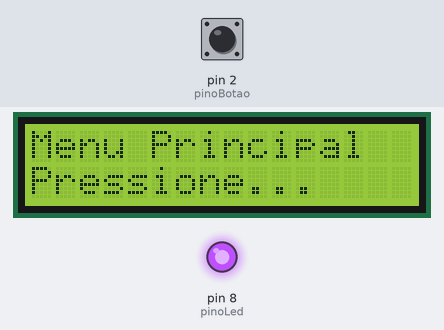
This sketch was run on a simulated Arduino Uno, built with avr-gcc and run on an emulated ATmega328P. Parts: 16×2 character LCD, output pins drawn as LEDs (lit = HIGH). The test bench sets the inputs (shaded band); at power-on: pin 2 (pinoBotao) HIGH.

Above: at 1.2 s.
1.3 s: pin 2 (pinoBotao) pulled LOW for 0.15 s
At 2.5 s:
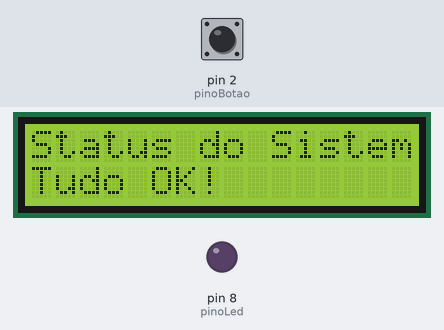
4.4 s: pin 2 (pinoBotao) pulled LOW for 1 s
At 6.9 s:
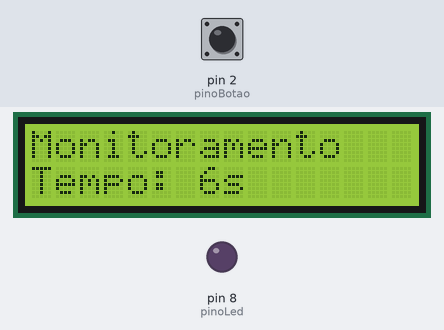
7.6 s: pin 2 (pinoBotao) pulled LOW for 0.15 s
At 10.5 s:
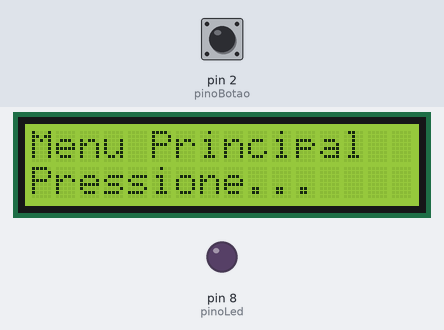
10.7 s: pin 2 (pinoBotao) pulled LOW for 3.2 s
At 12.5 s:
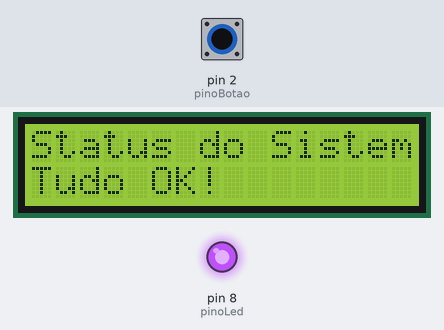
Timing chart, 0 to 17.6 s (numbered marks = the images above; inputs shaded):
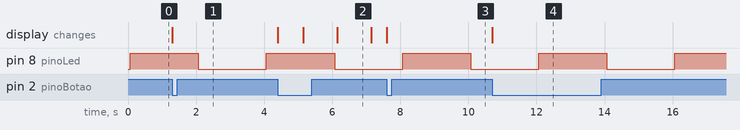

Measured:
- after the input at 1.3 s, the display: changes at once (image 1)
- after the input at 4.4 s, the display: first changes at once (image 2 shows a later state)
- after the input at 7.6 s, the display: changes at once (image 3)
- after the input at 10.7 s, the display: changes at once (image 4)
- what the display in image 2 shows lasts 1.0 s, from 6.2 s to 7.2 s

The sketch:

interruption.ino
```cpp
#include <LiquidCrystal.h>
#include <avr/interrupt.h>

// pinos do LCD (RS, E, D4, D5, D6, D7)
LiquidCrystal lcd(12, 11, 6, 5, 4, 3);

const int pinoBotao = 2; // botão usado com INPUT_PULLUP
const int pinoLed = 8;   // LED ligado em PB0 (digital 8)

enum Estado {
  MENU_PRINCIPAL,
  STATUS_SISTEMA,
  MONITORAMENTO
};
Estado estadoAtual = MENU_PRINCIPAL;

// variáveis atualizadas em ISRs devem ser 'volatile'
volatile bool g_botaoPressionado = false;
volatile unsigned long g_tempoUltimaInterrupcao = 0;
volatile bool g_estadoAnteriorBotao = HIGH;  // botão puxa para alto com resistor interno

unsigned long tempoAnteriorDisplay = 0;
const long intervaloDisplay = 250;

void entrarNoEstado(Estado novoEstado);
void atualizarDisplayMonitoramento(unsigned long tempoAtual);

// ISR associado ao botão: faz debounce simples e detecta borda de descida
void isrBotao() {
  unsigned long tempoAtual = millis();
  bool estadoAtualBotao = digitalRead(pinoBotao);

  // debounce simples (ignorar pulsações rápidas)
  if (tempoAtual - g_tempoUltimaInterrupcao > 100) {
    // detecta transição de HIGH -> LOW (botão pressionado com INPUT_PULLUP)
    if (g_estadoAnteriorBotao == HIGH && estadoAtualBotao == LOW) {
      g_botaoPressionado = true; // sinaliza para o loop principal
    }
    g_tempoUltimaInterrupcao = tempoAtual;
  }

  g_estadoAnteriorBotao = estadoAtualBotao;
}

// Interrupção do Timer1: usa escrita em PINB para inverter o bit PB0
// (isso alterna o estado do pino 8 sem alterar os demais pinos do PORTB)
ISR(TIMER1_COMPA_vect) {
  PINB |= (1 << PB0); // toggle PB0 (digital 8)
}

void setup() {
  lcd.begin(16, 2);
  pinMode(pinoBotao, INPUT_PULLUP);  // usa resistor interno para manter HIGH quando solto
  pinMode(pinoLed, OUTPUT);

  entrarNoEstado(estadoAtual);

  // interrupção externa no pino do botão (CHANGE para detectar ambos os estados)
  attachInterrupt(digitalPinToInterrupt(pinoBotao), isrBotao, CHANGE);

  // configura Timer1 para gerar interrupção periódica
  cli();            // desabilita interrupções globais durante a configuração
  TCCR1A = 0;
  TCCR1B = 0;
  TCNT1  = 0;
  OCR1A = 31249;    // com prescaler 1024 em 16MHz -> interrupção a cada ~2s (compare match)
  TCCR1B |= (1 << WGM12);                     // modo CTC
  TCCR1B |= (1 << CS12) | (1 << CS10);        // prescaler 1024
  TIMSK1 |= (1 << OCIE1A);                    // habilita interrupção de compare A
  sei();                                      // reabilita interrupções globais
}

void loop() {
  unsigned long tempoAtual = millis();

  // se o botão foi pressionado (sinalizado pela ISR), muda o estado
  if (g_botaoPressionado) {
    g_botaoPressionado = false;

    switch (estadoAtual) {
      case MENU_PRINCIPAL: estadoAtual = STATUS_SISTEMA; break;
      case STATUS_SISTEMA: estadoAtual = MONITORAMENTO; break;
      case MONITORAMENTO: estadoAtual = MENU_PRINCIPAL; break;
    }
    entrarNoEstado(estadoAtual);
  }

  // atualização periódica do display no modo de monitoramento
  if (estadoAtual == MONITORAMENTO)
    atualizarDisplayMonitoramento(tempoAtual);
}

void entrarNoEstado(Estado novoEstado) {
  lcd.clear();
  lcd.setCursor(0, 0);
  switch (novoEstado) {
    case MENU_PRINCIPAL:
      lcd.print("Menu Principal");
      lcd.setCursor(0, 1);
      lcd.print("Pressione...");
      break;
    case STATUS_SISTEMA:
      lcd.print("Status do Sistema");
      lcd.setCursor(0, 1);
      lcd.print("Tudo OK!");
      break;
    case MONITORAMENTO:
      lcd.print("Monitoramento");
      break;
  }
}

// atualiza o segundo linha do LCD a cada intervaloDisplay
void atualizarDisplayMonitoramento(unsigned long tempoAtual) {
  if (tempoAtual - tempoAnteriorDisplay >= intervaloDisplay) {
    tempoAnteriorDisplay = tempoAtual;
    lcd.setCursor(0, 1);
    lcd.print("Tempo: ");
    lcd.print(millis() / 1000);
    lcd.print("s   ");
  }
}
```
